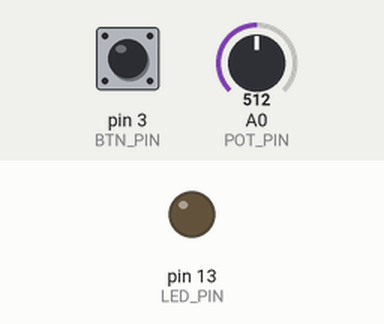
Simulated run of this sketch. Board: Arduino Uno, built with avr-gcc and run on an emulated ATmega328P. Parts: output pins drawn as LEDs (lit = HIGH). The inputs (shaded band) are chosen by the test bench; at power-on: pin 3 (BTN_PIN) LOW, A0 (POT_PIN) = 512. What the sketch prints to the serial monitor is not drawn.

Above: at 1.2 s.
1.3 s: pin 3 (BTN_PIN) pulled HIGH for 1 s
At 1.7 s:
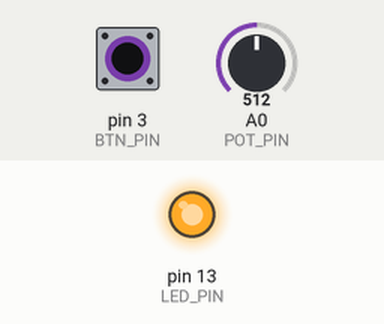
3.8 s: pin 3 (BTN_PIN) pulled HIGH for 3.2 s
At 8.6 s:
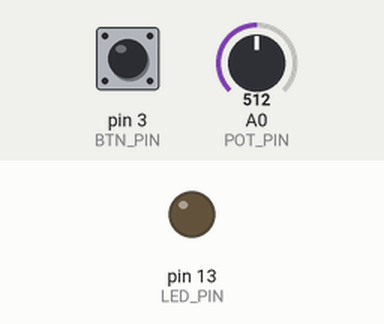
Timing chart, 0 to 10.1 s (numbered marks = the images above; inputs shaded):
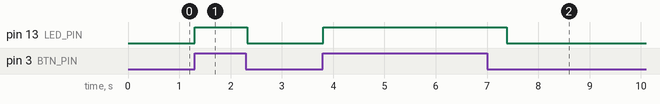

Measured:
- after the input at 1.3 s, pin 13 (LED_PIN): LOW → HIGH at once, → LOW 1.0 s later
- after the input at 3.8 s, pin 13 (LED_PIN): LOW → HIGH at once, → LOW 3.6 s later

The sketch:

circuit7and8combined.ino
```cpp
const int POT_PIN = A0;
const int BTN_PIN = 3;
const int LED_PIN = 13;

bool onMode = false;

void setup() {
  // put your setup code here, to run once:

  Serial.begin(9600);

  pinMode(BTN_PIN, INPUT);
  pinMode(LED_PIN, OUTPUT);

  digitalWrite(LED_PIN, LOW);
}

void loop() {
  // put your main code here, to run repeatedly:

  int potentiometerInput = analogRead(POT_PIN);
  int buttonInput = digitalRead(BTN_PIN);

  Serial.println(buttonInput);

  if (buttonInput == HIGH)
    onMode = !onMode;

  if (onMode) {
    digitalWrite(LED_PIN, HIGH);
    delay(potentiometerInput);
    digitalWrite(LED_PIN, LOW);
    onMode = false;
  }

}
```
